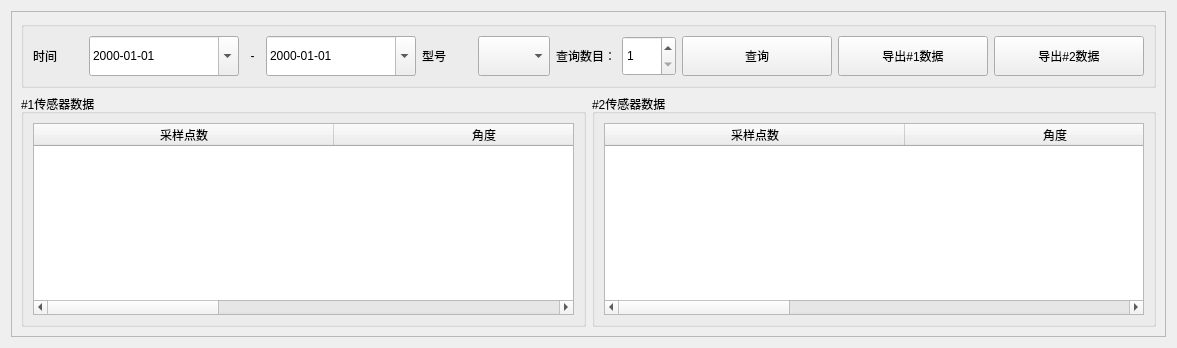
        <widget class="QWidget" name="dataQuery">
         <layout class="QGridLayout" name="gridLayout_30">
          <item row="0" column="0">
           <widget class="QFrame" name="frame_2">
            <property name="frameShape">
             <enum>QFrame::StyledPanel</enum>
            </property>
            <property name="frameShadow">
             <enum>QFrame::Raised</enum>
            </property>
            <layout class="QGridLayout" name="gridLayout_20">
             <item row="0" column="0" colspan="2">
              <widget class="QGroupBox" name="groupBox_2">
               <property name="title">
                <string/>
               </property>
               <layout class="QHBoxLayout" name="horizontalLayout_13">
                <item>
                 <widget class="QLabel" name="label_4">
                  <property name="minimumSize">
                   <size>
                    <width>50</width>
                    <height>40</height>
                   </size>
                  </property>
                  <property name="maximumSize">
                   <size>
                    <width>50</width>
                    <height>40</height>
                   </size>
                  </property>
                  <property name="text">
                   <string>时间</string>
                  </property>
                 </widget>
                </item>
                <item>
                 <widget class="QDateEdit" name="startTime">
                  <property name="minimumSize">
                   <size>
                    <width>150</width>
                    <height>40</height>
                   </size>
                  </property>
                  <property name="maximumSize">
                   <size>
                    <width>16777215</width>
                    <height>40</height>
                   </size>
                  </property>
                  <property name="displayFormat">
                   <string>yyyy-MM-dd </string>
                  </property>
                  <property name="calendarPopup">
                   <bool>true</bool>
                  </property>
                 </widget>
                </item>
                <item>
                 <widget class="QLabel" name="label_7">
                  <property name="minimumSize">
                   <size>
                    <width>15</width>
                    <height>0</height>
                   </size>
                  </property>
                  <property name="maximumSize">
                   <size>
                    <width>15</width>
                    <height>16777215</height>
                   </size>
                  </property>
                  <property name="text">
                   <string>-</string>
                  </property>
                  <property name="alignment">
                   <set>Qt::AlignCenter</set>
                  </property>
                 </widget>
                </item>
                <item>
                 <widget class="QDateEdit" name="endTime">
                  <property name="minimumSize">
                   <size>
                    <width>150</width>
                    <height>40</height>
                   </size>
                  </property>
                  <property name="maximumSize">
                   <size>
                    <width>16777215</width>
                    <height>40</height>
                   </size>
                  </property>
                  <property name="displayFormat">
                   <string>yyyy-MM-dd </string>
                  </property>
                  <property name="calendarPopup">
                   <bool>true</bool>
                  </property>
                 </widget>
                </item>
                <item>
                 <widget class="QLabel" name="label_9">
                  <property name="minimumSize">
                   <size>
                    <width>50</width>
                    <height>40</height>
                   </size>
                  </property>
                  <property name="maximumSize">
                   <size>
                    <width>50</width>
                    <height>40</height>
                   </size>
                  </property>
                  <property name="text">
                   <string>型号</string>
                  </property>
                 </widget>
                </item>
                <item>
                 <widget class="QComboBox" name="TypeList">
                  <property name="minimumSize">
                   <size>
                    <width>0</width>
                    <height>40</height>
                   </size>
                  </property>
                  <property name="maximumSize">
                   <size>
                    <width>16777215</width>
                    <height>40</height>
                   </size>
                  </property>
                 </widget>
                </item>
                <item>
                 <widget class="QLabel" name="label_8">
                  <property name="maximumSize">
                   <size>
                    <width>110</width>
                    <height>16777215</height>
                   </size>
                  </property>
                  <property name="text">
                   <string>查询数目：</string>
                  </property>
                 </widget>
                </item>
                <item>
                 <widget class="QSpinBox" name="queryNum">
                  <property name="minimumSize">
                   <size>
                    <width>0</width>
                    <height>40</height>
                   </size>
                  </property>
                  <property name="maximumSize">
                   <size>
                    <width>100</width>
                    <height>40</height>
                   </size>
                  </property>
                  <property name="minimum">
                   <number>1</number>
                  </property>
                  <property name="maximum">
                   <number>1024</number>
                  </property>
                 </widget>
                </item>
                <item>
                 <widget class="QPushButton" name="queryBtn">
                  <property name="minimumSize">
                   <size>
                    <width>150</width>
                    <height>40</height>
                   </size>
                  </property>
                  <property name="maximumSize">
                   <size>
                    <width>350</width>
                    <height>150</height>
                   </size>
                  </property>
                  <property name="text">
                   <string>查询</string>
                  </property>
                 </widget>
                </item>
                <item>
                 <widget class="QPushButton" name="exportDataOne">
                  <property name="minimumSize">
                   <size>
                    <width>150</width>
                    <height>40</height>
                   </size>
                  </property>
                  <property name="maximumSize">
                   <size>
                    <width>350</width>
                    <height>150</height>
                   </size>
                  </property>
                  <property name="text">
                   <string>导出#1数据</string>
                  </property>
                 </widget>
                </item>
                <item>
                 <widget class="QPushButton" name="exportDataTwo">
                  <property name="minimumSize">
                   <size>
                    <width>150</width>
                    <height>40</height>
                   </size>
                  </property>
                  <property name="text">
                   <string>导出#2数据</string>
                  </property>
                 </widget>
                </item>
               </layout>
              </widget>
             </item>
             <item row="1" column="1">
              <widget class="QGroupBox" name="groupBox_4">
               <property name="title">
                <string>#2传感器数据</string>
               </property>
               <layout class="QGridLayout" name="gridLayout_21">
                <item row="0" column="0">
                 <widget class="QTableWidget" name="result_tableWidget_2">
                  <attribute name="horizontalHeaderDefaultSectionSize">
                   <number>300</number>
                  </attribute>
                  <column>
                   <property name="text">
                    <string>采样点数</string>
                   </property>
                  </column>
                  <column>
                   <property name="text">
                    <string>角度</string>
                   </property>
                  </column>
                  <column>
                   <property name="text">
                    <string>测量数据</string>
                   </property>
                  </column>
                 </widget>
                </item>
               </layout>
              </widget>
             </item>
             <item row="1" column="0">
              <widget class="QGroupBox" name="groupBox_7">
               <property name="title">
                <string>#1传感器数据</string>
               </property>
               <layout class="QGridLayout" name="gridLayout_29">
                <item row="0" column="0">
                 <widget class="QTableWidget" name="result_tableWidget_1">
                  <attribute name="horizontalHeaderDefaultSectionSize">
                   <number>300</number>
                  </attribute>
                  <column>
                   <property name="text">
                    <string>采样点数</string>
                   </property>
                  </column>
                  <column>
                   <property name="text">
                    <string>角度</string>
                   </property>
                  </column>
                  <column>
                   <property name="text">
                    <string>测量数据</string>
                   </property>
                  </column>
                 </widget>
                </item>
               </layout>
              </widget>
             </item>
            </layout>
           </widget>
          </item>
         </layout>
        </widget>
